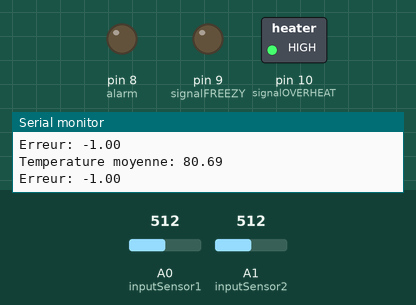
Recording of a sketch running on a simulated Arduino Uno, built with avr-gcc and run on an emulated ATmega328P. On the bench: switched loads named in the sketch (green lamp = pin HIGH), output pins drawn as LEDs (lit = HIGH), the last lines printed to the serial monitor. The inputs (shaded band) are chosen by the test bench; at power-on: A0 (inputSensor1) = 512, A1 (inputSensor2) = 512. Pins used as bus, display or sensor lines are not drawn.

Above: at 1.2 s.
1.3 s: A0 (inputSensor1) set to 232
4.3 s: A0 (inputSensor1) set to 197
At 4.9 s:
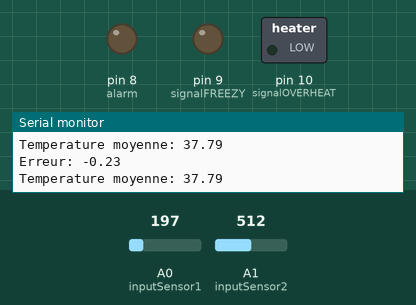
5.9 s: A1 (inputSensor2) set to 324
7.4 s: A1 (inputSensor2) set to 291
At 8.3 s:
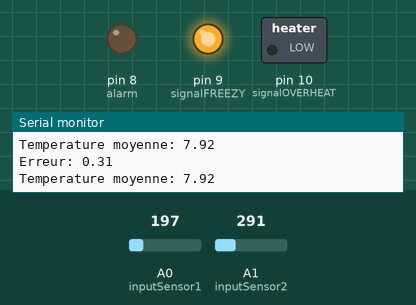
9.0 s: A1 (inputSensor2) set to 511
At 10.2 s:
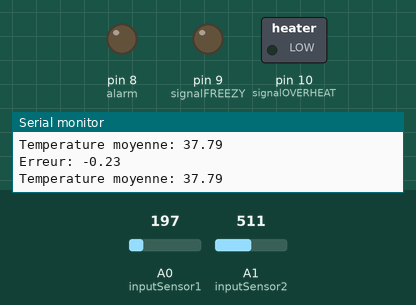
10.5 s: A1 (inputSensor2) set to 547
At 11.7 s:
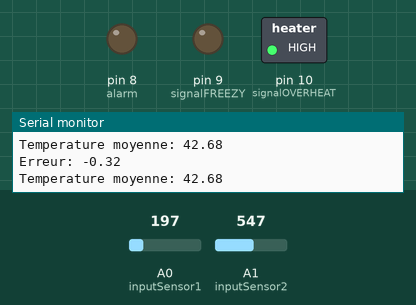
Timing chart, 0 to 13.5 s (numbered marks = the images above; inputs shaded):
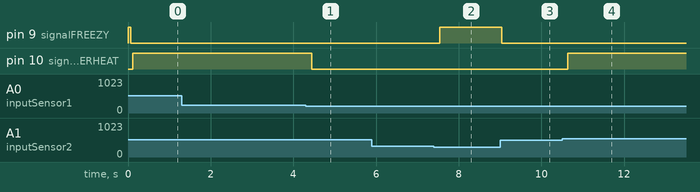

The sketch:

TMP36_LCD_registres.ino
```cpp
#include <Arduino.h>
#include <math.h>
#include <LiquidCrystal.h>


const int rs = 12, en = 11, d4 = 5, d5 = 4, d6 = 3, d7 = 2;
LiquidCrystal lcd(rs, en, d4, d5, d6, d7);
float temperature;


ISR(ADC_vect){
  unsigned short int ADCbitsOutput= ADC;
  float ADCvoltOutput= ADCbitsOutput * 0.00488;
  temperature= (ADCvoltOutput - 0.52)/0.0096;

  lcd.setCursor(0, 0);
  lcd.print("temperature:");
  lcd.print(temperature);

  ADCSRA |= (1<<6);
}

int main(void){
  lcd.setCursor(0,0);

  DDRD |= B11111111;          //port d 0 to 7 set as output
  DDRB |= B00000011;          // port 8, 9 set as output
  DDRC &=~(1<<0);	          //A0 set as input

  ADCSRA |= (1<<7);           //Enable ADC
  ADCSRA |= B00000111;        //clock speed set up
  ADCSRA |= B00001000;        //enable ADC interruptions

  ADMUX = B01000000;          //Vref voltage use, justify right and input adc set up

  sei();			          //authorize interruptions

  while(true){
     ADCSRA |= (1<<6);         //start ADC conversion
  }
}
```

T06_systeme_HVAC_v04.ino
```cpp
//:::::::::::::::::::::::::::::::::::::::::::::::::::::::::::::::://
//                                                                //
//          Programme de régulation d'un système HVAC             //
//                      Emmanuel Moulun                           //
//                          V 04                                  //
//:::::::::::::::::::::::::::::::::::::::::::::::::::::::::::::::://


//Constantes
#define numReadings 7                  //représente le nombre de valeurs prise par le capteur pour la moyenne
#define SP_DEGRES 25                   //représente la temperature de consigne en degrés
#define chauffage1 4
#define chauffage2 5
#define refroidisseur1 2
#define refroidisseur2 3
#define limiteTresBasseVoltage 1.23   //représente la température de 10 degrés en voltage avec gain de 2
#define limiteBasseVoltage 1.41       //représente la température de 20 degrés en voltage avec gain de 2
#define limiteTresHauteVoltage 1.77   //représente la température de 40 degrés en voltage avec gain de 2
#define limiteHauteVoltage 1.59       //représente la température de 30 degrés en voltage avec gain de 2
#define alarm 8
#define timeAlarm 600000
#define signalFREEZY 9
#define signalOVERHEAT 10


//Variables
float lstValSensor1[numReadings];
float lstValSensor2[numReadings];
int indexSensor1          = 0;
int indexSensor2          = 0;
float totalSensor1        = 0;
float totalSensor2        = 0;
float averageSensor1      = 0;
float averageSensor2      = 0;
float inputSensor1        = A0;
float inputSensor2        = A1;

int globalTemperatureBITS = 0;
float PV_VOLTAGE          = 0;
float error               = 0;
unsigned long startMillis;
unsigned long currentMillis;


void setup()

{
  Serial.begin(9600);
  for (int thisReading = 0; thisReading < numReadings; thisReading++){
    lstValSensor1[thisReading] = 0;
  }

  startMillis= millis();
  pinMode(chauffage1, OUTPUT);
  pinMode(chauffage2, OUTPUT);
  pinMode(refroidisseur1, OUTPUT);
  pinMode(refroidisseur2, OUTPUT);
  pinMode(signalFREEZY, OUTPUT);
  pinMode(signalOVERHEAT, OUTPUT);
  pinMode(alarm, OUTPUT);
}

void loop() {

  currentMillis= millis();

  globalTemperatureBITS= (makeAverageSensorOne()+ makeAverageSensorTwo())/2;	//Moyenne des deux capteurs

  //Definition de la process value, du set point et de l'erreur.
  PV_VOLTAGE= globalTemperatureBITS*(5/1023.0);
  float SP_VOLTAGE= (0.009 * SP_DEGRES + 0.525)*2; //equation lineaire a partir de la courbe de transfert du TMP36 avec gain de 2 (AO)
  error= SP_VOLTAGE - PV_VOLTAGE;

  if(PV_VOLTAGE>=limiteTresBasseVoltage && PV_VOLTAGE<=limiteHauteVoltage){
    cycleNormal(error);
  }else{
    if(PV_VOLTAGE<limiteTresBasseVoltage){
      cycleFreezyVeryLow(PV_VOLTAGE);
    }else{
      if(PV_VOLTAGE<limiteBasseVoltage){
        cycleFreezy(PV_VOLTAGE);
      }else{
        if(PV_VOLTAGE>limiteTresHauteVoltage){
          cycleVeryOverheat(PV_VOLTAGE);
        }else{
          if(PV_VOLTAGE>limiteHauteVoltage){
            cycleOverheat(PV_VOLTAGE);
          }
        }
      }
    }
  }


  //PRINTS
  Serial.print("Temperature moyenne: ");
  float tmp= ((PV_VOLTAGE/2)-0.525);
  Serial.println(tmp/0.009);
  Serial.print("Erreur: ");
  Serial.println(error);
}


float makeAverageSensorOne(){
  totalSensor1-= lstValSensor1[indexSensor1]; // subtract the last reading

  lstValSensor1[indexSensor1] = analogRead(inputSensor1);
  totalSensor1+= lstValSensor1[indexSensor1];
  indexSensor1 ++;

  if (indexSensor1 >= numReadings)
    indexSensor1 = 0;

  averageSensor1 = (totalSensor1 / numReadings);
  delay(1);

  return averageSensor1;
}


float makeAverageSensorTwo(){
  totalSensor2-= lstValSensor2[indexSensor2]; // subtract the last reading

  lstValSensor2[indexSensor2] = analogRead(inputSensor2);
  totalSensor2+= lstValSensor2[indexSensor2];
  indexSensor2 ++;

  if (indexSensor2 >= numReadings)
    indexSensor2 = 0;

  averageSensor2 = (totalSensor2 / numReadings);
  delay(1);

  return averageSensor2;
}


void cycleNormal(float error){
  startMillis= millis();    //necessaire aussi dans le cycle normal afin de garder une reference de temps

  if (error>0.04){
    digitalWrite(chauffage1, HIGH);
    digitalWrite(chauffage2, LOW);
    digitalWrite(refroidisseur1, LOW);
    digitalWrite(refroidisseur2, LOW);
    digitalWrite(signalFREEZY, LOW);
    digitalWrite(signalOVERHEAT, LOW);
    digitalWrite(alarm, LOW);
  }else{
    if (error<-0.04){
      digitalWrite(chauffage1, LOW);
      digitalWrite(chauffage2, LOW);
      digitalWrite(refroidisseur1, HIGH);
      digitalWrite(refroidisseur2, LOW);
      digitalWrite(signalFREEZY, LOW);
      digitalWrite(signalOVERHEAT, LOW);
      digitalWrite(alarm, LOW);
    }else{
      digitalWrite(chauffage1, LOW);
      digitalWrite(chauffage2, LOW);
      digitalWrite(refroidisseur1, LOW);
      digitalWrite(refroidisseur2, LOW);
      digitalWrite(signalFREEZY, LOW);
      digitalWrite(signalOVERHEAT, LOW);
      digitalWrite(alarm, LOW);
    }
  }
}


void cycleFreezyVeryLow(float PV_VOLTAGE){
  if ((currentMillis - startMillis) > timeAlarm){
    digitalWrite(alarm, HIGH);
    startMillis= millis();
  }

  if (PV_VOLTAGE<1.52){
    digitalWrite(signalFREEZY, HIGH);
    digitalWrite(chauffage1, HIGH);
    digitalWrite(chauffage2, HIGH);
    digitalWrite(refroidisseur1, LOW);
  }else{
    digitalWrite(signalFREEZY, LOW);
    digitalWrite(chauffage2, LOW);
  }
}


void cycleFreezy(float PV_VOLTAGE){
  if ((currentMillis - startMillis) > timeAlarm){
    digitalWrite(alarm, HIGH);
    startMillis= millis();
  }

  if (PV_VOLTAGE<1.4){
    digitalWrite(signalFREEZY, LOW);
    digitalWrite(chauffage1, HIGH);
    digitalWrite(chauffage2, LOW);
    digitalWrite(refroidisseur1, LOW);
  }else{
    digitalWrite(signalFREEZY, LOW);
    digitalWrite(chauffage2, LOW);
  }
}


void cycleOverheat(float PV_VOLTAGE){
  if ((currentMillis - startMillis) > timeAlarm){
    digitalWrite(alarm, HIGH);
    startMillis= millis();
  }

  if (PV_VOLTAGE>1.614){
    digitalWrite(signalOVERHEAT, LOW);
    digitalWrite(chauffage1, LOW);
    digitalWrite(chauffage2, LOW);
    digitalWrite(refroidisseur1, HIGH);
    digitalWrite(refroidisseur2, LOW);
  }else{
    digitalWrite(signalOVERHEAT, LOW);
    digitalWrite(refroidisseur2, LOW);
  }
}


void cycleVeryOverheat(float PV_VOLTAGE){
  if ((currentMillis - startMillis) > timeAlarm){
    digitalWrite(alarm, HIGH);
    startMillis= millis();
  }

  if (PV_VOLTAGE>1.614){
    digitalWrite(signalOVERHEAT, HIGH);
    digitalWrite(chauffage1, LOW);
    digitalWrite(chauffage2, LOW);
    digitalWrite(refroidisseur1, HIGH);
    digitalWrite(refroidisseur2, HIGH);
  }else{
    digitalWrite(signalOVERHEAT, LOW);
    digitalWrite(refroidisseur2, LOW);
  }
}
```

Measured:
- the behaviour switches between 214 and 213 on A0 (inputSensor1) (found by bisection; images 0 and 1)
- the behaviour switches between 307 and 306 on A1 (inputSensor2) (found by bisection; images 1 and 2)
- the behaviour switches between 528 and 529 on A1 (inputSensor2) (found by bisection; images 3 and 4)
- after the input at 4.3 s, pin 10 (signalOVERHEAT): HIGH → LOW after 0.15 s
- after the input at 7.4 s, pin 9 (signalFREEZY): LOW → HIGH after 0.15 s
- after the input at 9.0 s, pin 9 (signalFREEZY): HIGH → LOW at once
- after the input at 10.5 s, pin 10 (signalOVERHEAT): LOW → HIGH after 0.14 s
